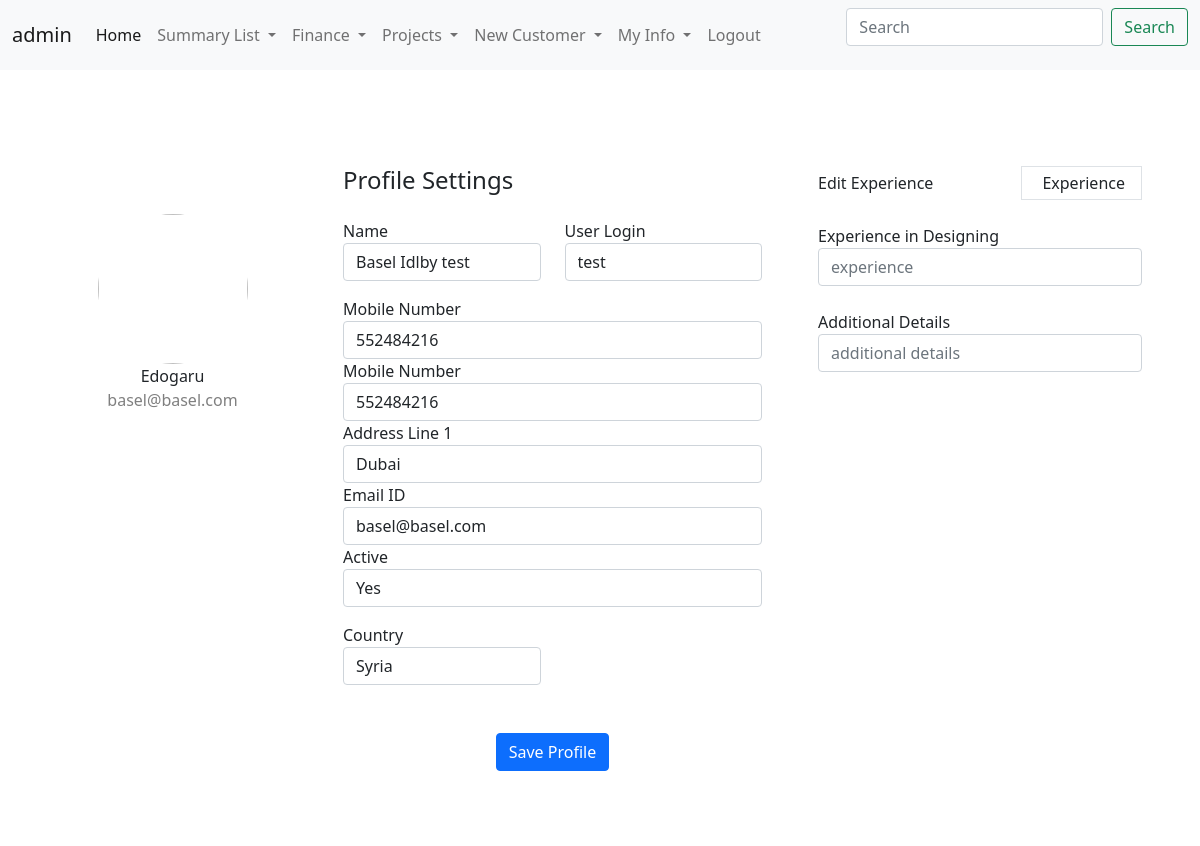
Page /customerProfile/1 (signed in) on the committed database.
### CRM/models.py (models this page shows, shortened)
class CustomerInfoModel(models.Model):
    customerId = models.AutoField(primary_key=True)
    customerName = models.CharField(max_length=100 , unique=True)
    country = models.ForeignKey(countryListModel,on_delete=models.DO_NOTHING)
    address = models.CharField(max_length=150)
    mobileNumber = models.IntegerField(unique=True)
    workNumber = models.IntegerField()
    email = models.EmailField(max_length=50 , unique=True)
    userLogin = models.OneToOneField(settings.AUTH_USER_MODEL,related_name="b" ,  on_delete=models.DO_NOTHING , null=True , blank=True )
    createdBy = models.ForeignKey(User, on_delete=models.DO_NOTHING)
    active = models.BooleanField(default=True)
    GA1 = models.CharField(max_length=100 , blank=True, null=True)
    GA2 = models.CharField(max_length=100 , blank=True, null=True)
    GA3 = models.CharField(max_length=100 , blank=True, null=True)
    GA4 = models.CharField(max_length=100 , blank=True, null=True)
    GB1 = models.BooleanField(default=False , blank=True, null=True)
    GB2 = models.BooleanField(default=False , blank=True, null=True)
    GB3 = models.BooleanField(default=False , blank=True, null=True)
    GB4 = models.BooleanField(default=False , blank=True, null=True)
    GD1 = models.DateField(blank=True, null=True)
    GD2 = models.DateField(blank=True, null=True)
    GD3 = models.DateField(blank=True, null=True)

class countryListModel(models.Model):
    countryId = models.AutoField(primary_key=True)
    countryName = models.CharField(max_length=50,unique=True)
    def __str__(self) -> str:
        return f"{self.countryName}"

### CRM/views.py (the view)
# urls.py: path('customerProfile/<int:pk>',views.customerProfile,name='customerProfile'),
@login_required
def customerProfile(request,pk):
    profile = CustomerInfoModel.objects.get(customerId = pk)
    context = {'profile':profile}
    return render(request,'CRM/CustomerProfile.html',context)

### CRM/templates/CRM/customerProfile.html (shortened to what this page needs)
{% include 'CRM/base.html' %}
{% include 'CRM/navbar.html' %}
{% block content %}
<div class="container rounded bg-white mt-5 mb-5">
    <div class="row">
        <div class="col-md-3 border-right">
            <div class="d-flex flex-column align-items-center text-center p-3 py-5"><img class="rounded-circle mt-5" width="150px" src="https://st3.depositphotos.com/15648834/17930/v/600/depositphotos_179308454-stock-illustration-unknown-person-silhouette-glasses-profile.jpg"><span class="font-weight-bold">Edogaru</span><span class="text-black-50">{{profile.email}}</span></div>
        </div>
        <div class="col-md-5 border-right">
            <div class="p-3 py-5">
                <div class="d-flex justify-content-between align-items-center mb-3">
                    <h4 class="text-right">Profile Settings</h4>
                </div>
                <div class="row mt-2">
                    <div class="col-md-6"><label class="labels">Name</label><input type="text" class="form-control" placeholder="first name" value="{{profile.customerName}}"></div>
                    <div class="col-md-6"><label class="labels">User Login</label><input type="text" class="form-control" placeholder="first name" value="{{profile.userLogin}}"></div>
                </div>
                <div class="row mt-3">
                    <div class="col-md-12"><label class="labels">Mobile Number</label><input type="text" class="form-control" placeholder="enter phone number" value="{{profile.mobileNumber}}"></div>
                    <div class="col-md-12"><label class="labels">Mobile Number</label><input type="text" class="form-control" placeholder="enter phone number" value="{{profile.workNumber}}"></div>
                    <div class="col-md-12"><label class="labels">Address Line 1</label><input type="text" class="form-control" placeholder="enter address line 1" value="{{profile.address}}"></div>
                    <div class="col-md-12"><label class="labels">Email ID</label><input type="text" class="form-control" placeholder="enter email id" value="{{profile.email}}"></div>
                    <div class="col-md-12"><label class="labels">Active</label><input type="text" class="form-control" placeholder="active" value= {% if profile.active == True %} "Yes" {% else %} "NO" {% endif %}></div>
                </div>
                <div class="row mt-3">
                    <div class="col-md-6"><label class="labels">Country</label><input type="text" class="form-control" placeholder="country" value="{{profile.country}}"></div>
                </div>
                <div class="mt-5 text-center"><button class="btn btn-primary profile-button" type="button">Save Profile</button></div>
            </div>
        </div>
        <div class="col-md-4">
            <div class="p-3 py-5">
                <div class="d-flex justify-content-between align-items-center experience"><span>Edit Experience</span><span class="border px-3 p-1 add-experience">&nbsp;Experience</span></div><br>
                <div class="col-md-12"><label class="labels">Experience in Designing</label><input type="text" class="form-control" placeholder="experience" value=""></div> <br>
                <div class="col-md-12"><label class="labels">Additional Details</label><input type="text" class="form-control" placeholder="additional details" value=""></div>
            </div>
        </div>
    </div>
</div>
{% endblock %}

### CRM/templates/CRM/navbar.html (shortened to what this page needs)
{% block content %}
<nav class="navbar navbar-expand-lg navbar-light bg-light">
    <div class="container-fluid">
      <a class="navbar-brand" href="#">{{user.get_username}}</a>
      <div class="collapse navbar-collapse" id="navbarScroll">
        <ul class="navbar-nav me-auto my-2 my-lg-0 navbar-nav-scroll" style="--bs-scroll-height: 100px;">
          {% if user.is_superuser %}
          <li class="nav-item">
            <a class="nav-link active" aria-current="page" href="{% url 'CRM:customerList' %}">Home</a>
          </li>
          <li class="nav-item dropdown">
            <a class="nav-link dropdown-toggle" href="#" id="navbarScrollingDropdown" role="button" data-bs-toggle="dropdown" aria-expanded="false">
              Summary List
            </a>
          </li>
          <li class="nav-item dropdown">
            <a class="nav-link dropdown-toggle" href="#" id="navbarScrollingDropdown" role="button" data-bs-toggle="dropdown" aria-expanded="false">
              Finance
            </a>
          </li>
          <li class="nav-item dropdown">
            <a class="nav-link dropdown-toggle" href="#" id="navbarScrollingDropdown" role="button" data-bs-toggle="dropdown" aria-expanded="false">
              Projects
            </a>
          </li>
          <li class="nav-item dropdown">
            <a class="nav-link dropdown-toggle" href="#" id="navbarScrollingDropdown" role="button" data-bs-toggle="dropdown" aria-expanded="false">
              New Customer
            </a>
          </li>
          {% endif %}
          {% if user.is_authenticated %}
          <li class="nav-item dropdown">
            <a class="nav-link dropdown-toggle" href="#" id="navbarScrollingDropdown" role="button" data-bs-toggle="dropdown" aria-expanded="false">
              My Info
            </a>
          </li>
          {% endif %}
          {% if user.is_authenticated %}
          <li class="nav-item">
            <a class="nav-link" href="{% url 'logout' %}">Logout</a>
          </li>
          {% else %}
          <li class="nav-item"></li>
          <a class="nav-link" href="{% url 'login' %}">Login</a>
        </li>
          {% endif %}
        </ul>
        <form class="d-flex">
          <input class="form-control me-2" type="search" placeholder="Search" aria-label="Search">
          <button class="btn btn-outline-success" type="submit">Search</button>
        </form>
      </div>
    </div>
  </nav>
  {% endblock %}

### rows in the picture
CustomerInfoModel: email "basel@basel.com", customerName "Basel Idlby test", userLogin "test", mobileNumber "552484216", workNumber "552484216", address "Dubai", active "Yes", country "Syria"

### other values in the picture
{{ user.get_username }} "admin"
